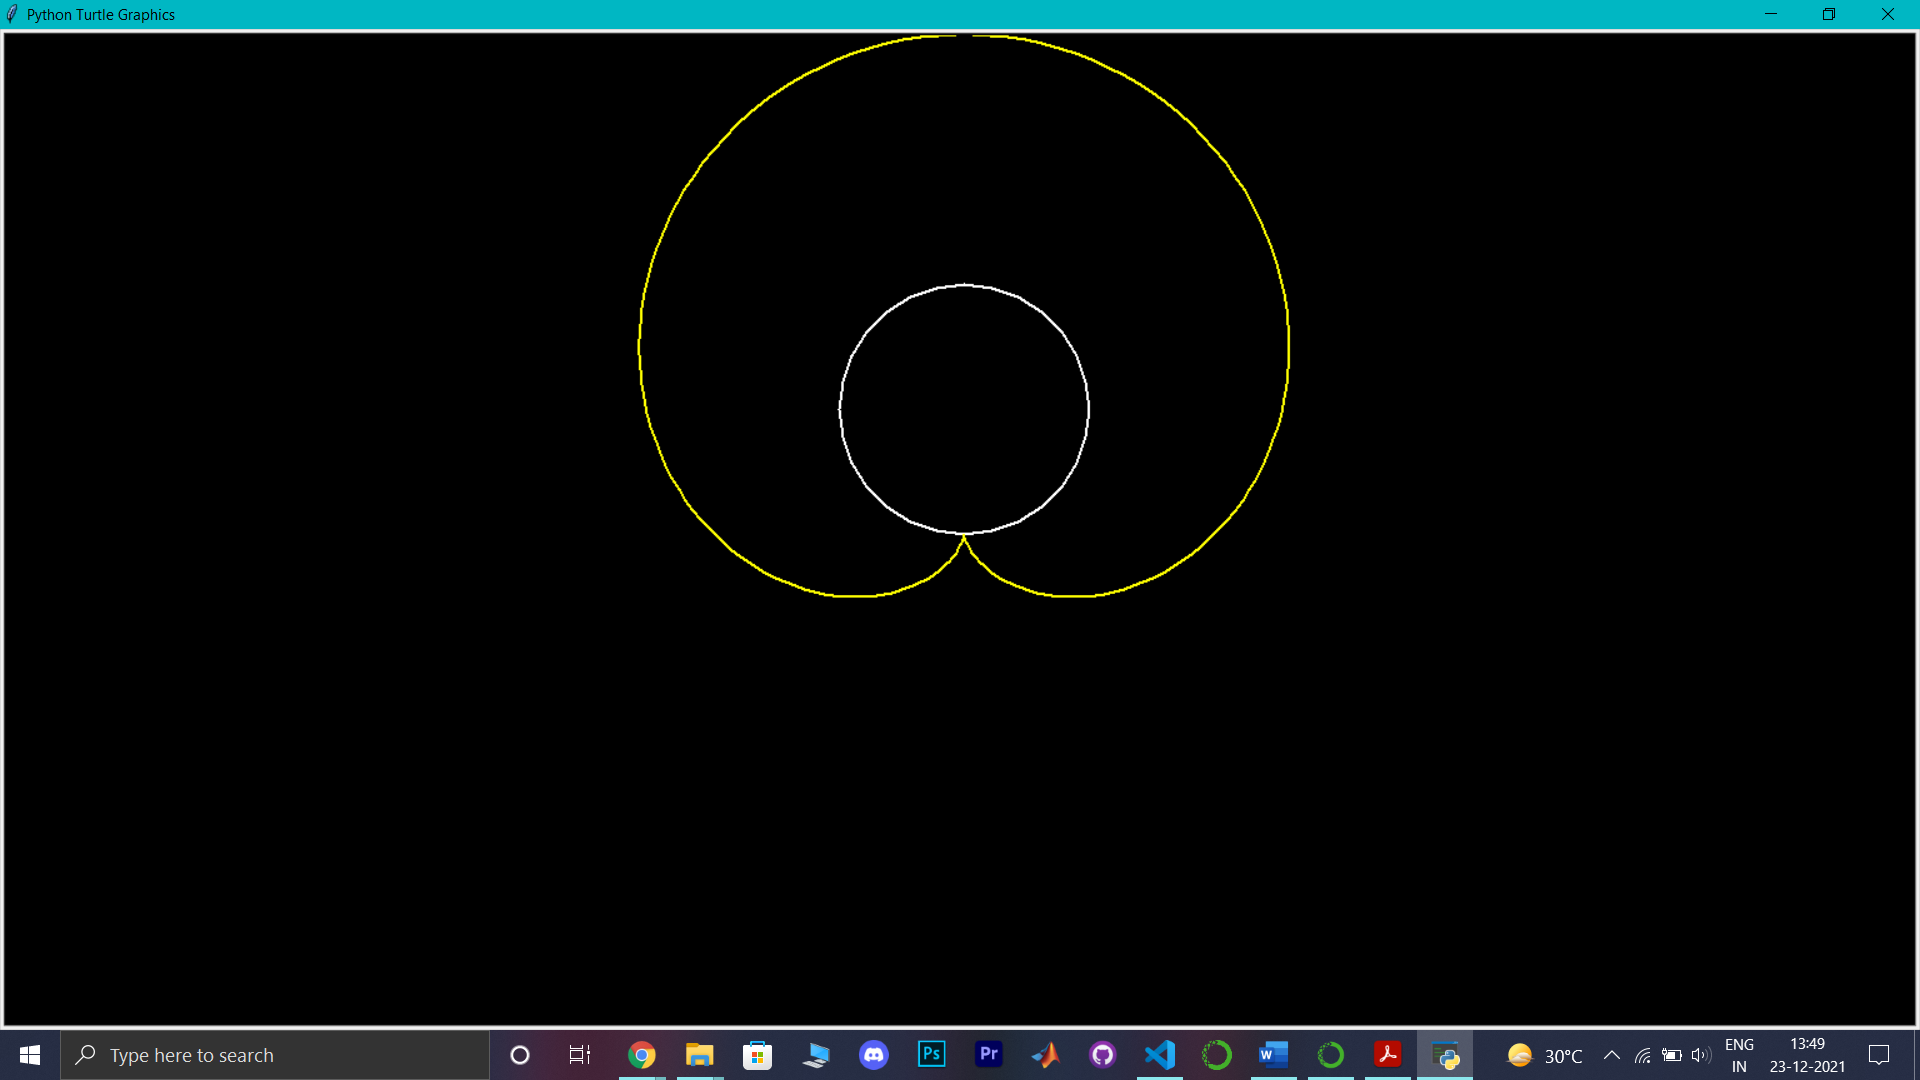

Source code (Python):
import turtle

R=100
r=100
iterations=180
mul=360/iterations

def car(theta,m,n):
    turtle.penup()
    turtle.home()
    turtle.circle(R,theta)
    turtle.left(180)
    turtle.circle(r,(R/r)*theta)
    x=turtle.xcor()
    y=turtle.ycor()
    turtle.goto(m,n)
    turtle.pendown()
    return x,y

x=0
y=0
turtle.speed(0)
turtle.hideturtle()
turtle.pensize(2)
turtle.bgcolor("black")
turtle.color("white")
turtle.circle(R)

turtle.color("yellow")

for i in range(iterations):
    x,y=car(i*mul+1,x,y)
    turtle.goto(x,y)

turtle.done()
